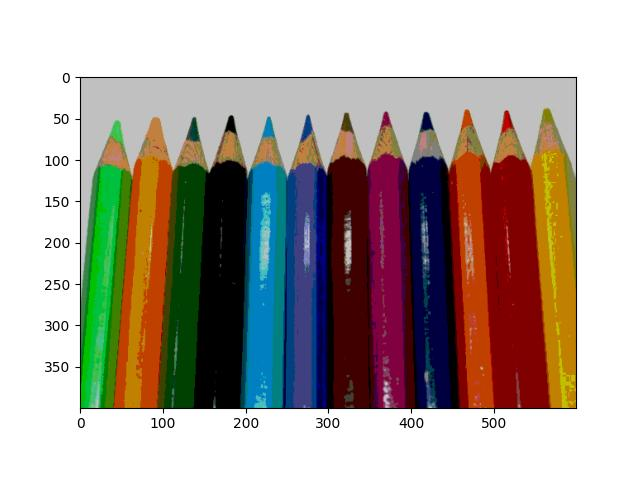
#> input picture Master/s8/IS/tp-cc/SE_image.jpg, 640 x 480 px, given in place of lena.jpg, which was not available
$ jupyter execute --allow-errors TP2-TS.ipynb   (shell and % lines are left out)
#> lines starting #> are read from the running program, lines starting #| are printed output that depends on the picture; pictures that were not available may be replaced by others from this repository, and a replacement may not be noted
[cell 1]
from google.colab import files
files.upload()
#> the answer given: SE_image.jpg

[cell 2]
import numpy as np
import matplotlib.pyplot  as plt
img = plt.imread('lena.jpg')
#> img is the input picture: shape (480, 640, 3); mean R, G, B 172.7, 162.6, 154.6
plt.imshow(img,cmap='gray')
plt.show()

[cell 3]
#transformée bidimensionnelle discrète de Fourier
tf = np.fft.fft2(img)
print(tf)
#> (printed output is left out)

[cell 4]
print(img.shape)
#| (480, 640, 3)
print(tf.shape)
#| (480, 640, 3)

[cell 5]
# Calculer le module
module= np.abs(tf)
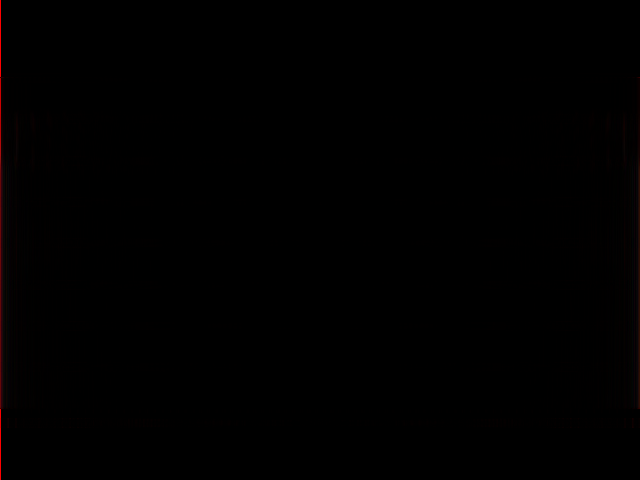
#> module: shape (480, 640, 3) float64; mean of channels 0, 1, 2 1975.4, 416.5, 416.5; drawn with min black and max white
#print(module)

[cell 6]
 #afficher le résultat suivant une échelle logarithmique des intensités
log = np.log(module)
#> log: shape (480, 640, 3) float64; 30.21% of the values are NaN or infinite; the others: min -24.95, max 13.1, mean 5.54
plt.imshow(log, cmap='gray')
plt.show()
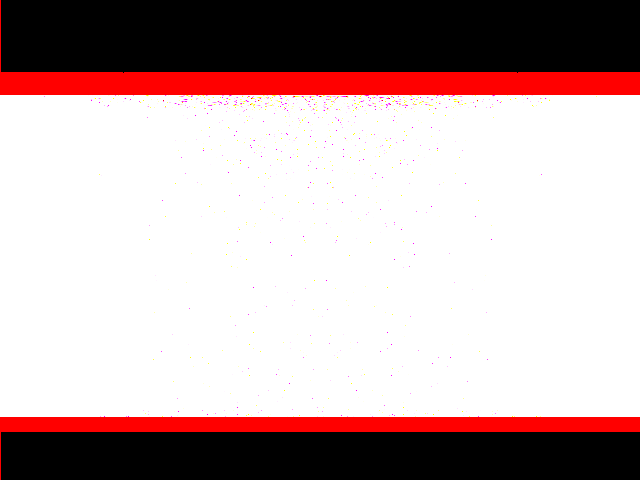
#> shown: shape (480, 640, 3) float64; mean R, G, B 0.75, 0.67, 0.67

[cell 7]
from numpy.fft.helper import fftshift
tfi = np.fft.ifft2(img)
log1 = np.log(np.abs(tfi))
#> log1: shape (480, 640, 3) float64; 30.21% of the values are NaN or infinite; the others: min -32.8, max 5.54, mean -2.02
plt.imshow(log1,cmap='gray')
plt.show()
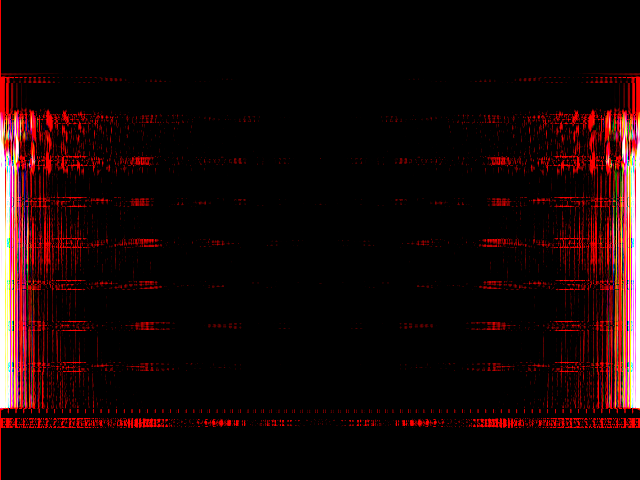
#> shown: shape (480, 640, 3) float64; mean R, G, B 0.0853, 0.026, 0.026
